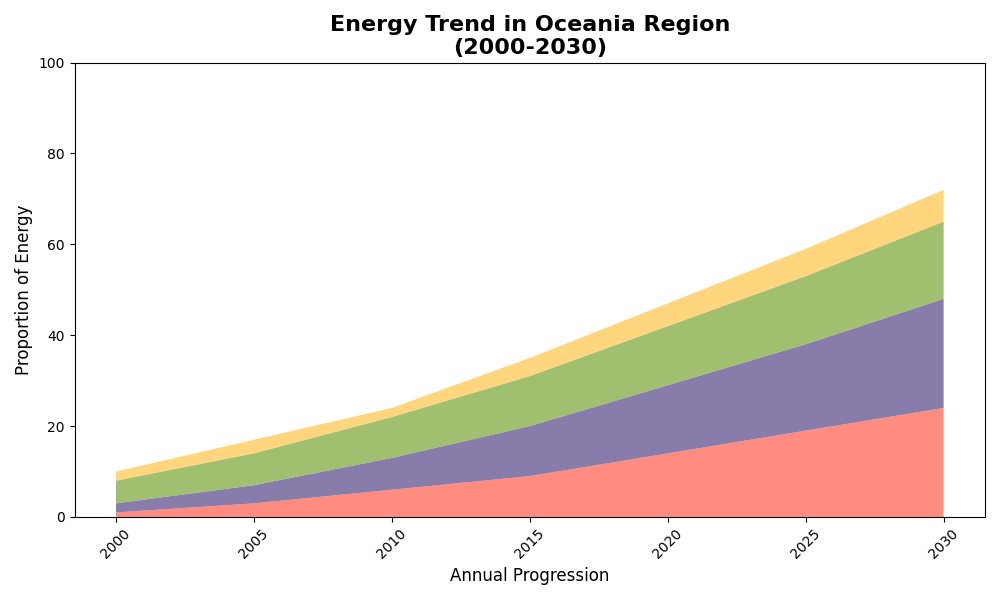

Python code for this plot:
import matplotlib.pyplot as plt
import numpy as np

years = np.array([2000, 2005, 2010, 2015, 2020, 2025, 2030])

north_america = {
    'sunlight': [2, 3, 5, 10, 15, 18, 20],
    'breeze': [3, 5, 10, 15, 20, 25, 28],
    'water_flow': [15, 16, 17, 18, 19, 20, 21],
    'misc': [1, 2, 3, 5, 7, 9, 10]
}

south_america = {
    'sunlight': [1, 2, 4, 8, 12, 15, 18],
    'breeze': [2, 3, 5, 7, 10, 13, 15],
    'water_flow': [20, 22, 23, 24, 25, 26, 27],
    'misc': [2, 3, 5, 6, 7, 8, 9]
}

europe = {
    'solar_power': [5, 10, 15, 20, 25, 30, 35],
    'wind_power': [5, 10, 15, 20, 25, 30, 35],
    'hydro_power': [10, 12, 14, 16, 18, 20, 22],
    'other_means': [2, 3, 4, 5, 6, 7, 8]
}

asia = {
    'solar_energy': [1, 2, 3, 7, 11, 14, 18],
    'wind_energy': [1, 3, 5, 9, 14, 18, 22],
    'hydro_energy': [10, 11, 13, 15, 16, 18, 20],
    'other_sources': [1, 2, 3, 5, 7, 9, 11]
}

africa = {
    'sunlight_energy': [2, 4, 7, 12, 18, 25, 30],
    'wind_current': [1, 2, 4, 6, 9, 12, 15],
    'hydro_techno': [5, 6, 7, 8, 9, 10, 11],
    'assorted': [2, 3, 4, 5, 6, 7, 8]
}

oceania = {
    'sunlight_source': [1, 3, 6, 9, 14, 19, 24],
    'wind_flux': [2, 4, 7, 11, 15, 19, 24],
    'water_conversion': [5, 7, 9, 11, 13, 15, 17],
    'diverse': [2, 3, 2, 4, 5, 6, 7]
}

def plot_renewable_energy_shift(years, continent_data, continent_name):
    fig, ax = plt.subplots(figsize=(10, 6))

    sun = continent_data['sunlight'] if 'sunlight' in continent_data else continent_data['solar_power'] if 'solar_power' in continent_data else continent_data['solar_energy'] if 'solar_energy' in continent_data else continent_data['sunlight_energy'] if 'sunlight_energy' in continent_data else continent_data['sunlight_source']
    breeze = continent_data['breeze'] if 'breeze' in continent_data else continent_data['wind_power'] if 'wind_power' in continent_data else continent_data['wind_energy'] if 'wind_energy' in continent_data else continent_data['wind_current'] if 'wind_current' in continent_data else continent_data['wind_flux']
    water_flow = continent_data['water_flow'] if 'water_flow' in continent_data else continent_data['hydro_power'] if 'hydro_power' in continent_data else continent_data['hydro_energy'] if 'hydro_energy' in continent_data else continent_data['hydro_techno'] if 'hydro_techno' in continent_data else continent_data['water_conversion']
    assorted = continent_data['misc'] if 'misc' in continent_data else continent_data['other_means'] if 'other_means' in continent_data else continent_data['other_sources'] if 'other_sources' in continent_data else continent_data['assorted'] if 'assorted' in continent_data else continent_data['diverse']

    ax.stackplot(years, sun, breeze, water_flow, assorted, 
                 colors=['#ff6f61', '#6b5b95', '#88b04b', '#ffcc5c'], 
                 alpha=0.8)

    ax.set_title(f'Energy Trend in {continent_name}\n(2000-2030)', fontsize=16, fontweight='bold')
    ax.set_xlabel('Annual Progression', fontsize=12)
    ax.set_ylabel('Proportion of Energy', fontsize=12)
    
    ax.set_xticks(years)
    ax.set_xticklabels(years, rotation=45)
    ax.set_ylim(0, 100)
    
    plt.tight_layout()
    plt.show()

plot_renewable_energy_shift(years, north_america, "The Americas North")
plot_renewable_energy_shift(years, south_america, "The Americas South City")
plot_renewable_energy_shift(years, europe, "Continental Europe")
plot_renewable_energy_shift(years, asia, "Asiatic Zone")
plot_renewable_energy_shift(years, africa, "African Territories")
plot_renewable_energy_shift(years, oceania, "Oceania Region")
